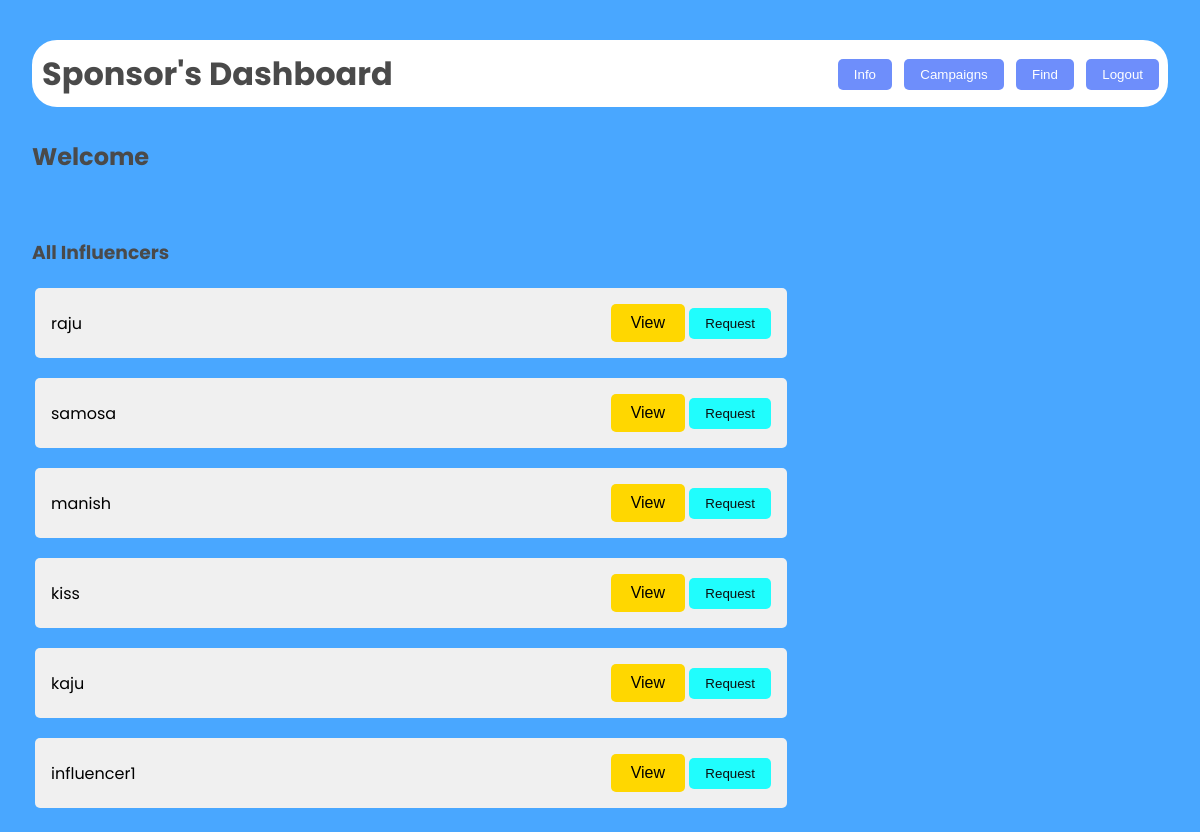
The page /sfind2 (signed in) on the database its author committed.
### models.py (models this page shows)
class Influencer(db.Model):
    __tablename__ = 'influencer'
    inid=db.Column(db.Integer,primary_key=True)
    iname = db.Column(db.String, nullable=False)
    usename = db.Column(db.String, unique=True)
    email = db.Column(db.String, nullable=False)
    password = db.Column(db.String, nullable=False)
    platform = db.Column(db.String, nullable=False)
    number = db.Column(db.Integer, nullable=False)
    reach = db.Column(db.Integer, nullable=False)
    flag = db.Column(db.Integer, nullable=False, default=0)

### main.py (the view)
@app.route('/sfind2')
def sfind2():
    if 'username' in session:
        influ=Influencer.query.filter_by(flag=0).all()
        user=Sponsor.query.filter_by(usename=session['username']).first()
        return  render_template("campaignfind.html",influ=influ,user=user)
    else:
        return redirect('/')

### templates/campaignfind.html (shortened to what this page needs)
<!DOCTYPE html>
<html lang="en">
<head>
    <link rel="stylesheet" href="/static/dash.css">
</head>
<body>
    <div class="dashboard">
        <header>
            <h1>Sponsor's Dashboard</h1>
            <nav>
                <a href="/smain"><button>Info</button></a>
                <a href="/campaign"><button>Campaigns</button></a>
                <a href="/sfind"><button>Find</button></a>
                <a href="/logout"><button>Logout</button></a>
            </nav>
        </header>
        <main>
            <h2>Welcome {{user.sname}}</h2>
            <br>
            <div class="viewpoint">
                <h3>All Influencers</h3>
                <table>
                    {% for i in influ %}
                        <tr>
                            <td>
                                <div class="list">
                                    <span>{{ i.iname }}</span>
                                    <div>
                                        <button class="viewopen" data-popup-id="popup{{ i.inid }}">View</button>
                                        <button class="req" data-inid="{{ i.inid }}" data-sid="{{ user.sid }}">Request</button>
                                    </div>
                                </div>
                            </td>
                        </tr>
                    {% endfor %}
                </table>
            </div>
        </main>
    </div>
</body>
</html>

### static/dash.css (style rules this page uses)
body { font-family: 'Poppins', sans-serif; margin: 0; padding: 0; background-color: #49a7ff; height: 100vh; display: flex; justify-content: center; align-items: center; }
.dashboard { width: 100%; height: 100vh; padding: 2rem; }
header { border: 5px solid rgb(255, 255, 255); border-radius: 25px; display: flex; justify-content: space-between; align-items: center; margin-bottom: 2rem; background-color: white; padding: 5px 4px 4px 5px; margin-top: 5vh; }
h1 { margin: 0; color: #4a4a4a; }
nav button { background-color: #6e8efb; color: white; border: none; padding: 0.5rem 1rem; margin-left: 0.5rem; border-radius: 5px; cursor: pointer; transition: all 0.3s ease; }
h2, h3 { color: #4a4a4a; }
.campaign, .flagged, .request ,.list , .requests { background-color: #f0f0f0; border-radius: 5px; padding: 1rem; margin-bottom: 1rem; display: flex; justify-content: space-between; align-items: center; transition: all 0.3s ease; width: 90vh; }
button { padding: 0.5rem 1rem; border: none; border-radius: 5px; cursor: pointer; transition: all 0.3s ease; }
.flag, .req { background-color: #07ffffe3; color: #0f0e0e; }
.campaign, .flagged, .request, .list { animation: fadeIn 0.5s ease-out forwards; }

### templates/campaignfind.html (style rules this page uses)
.viewopen { padding: 10px 20px; font-size: 16px; background-color: #ffd700; }

### rows shown on the page
Influencer: iname "raju"
Influencer: iname "samosa"
Influencer: iname "manish"
Influencer: iname "kiss"
Influencer: iname "kaju"
Influencer: iname "influencer1"
